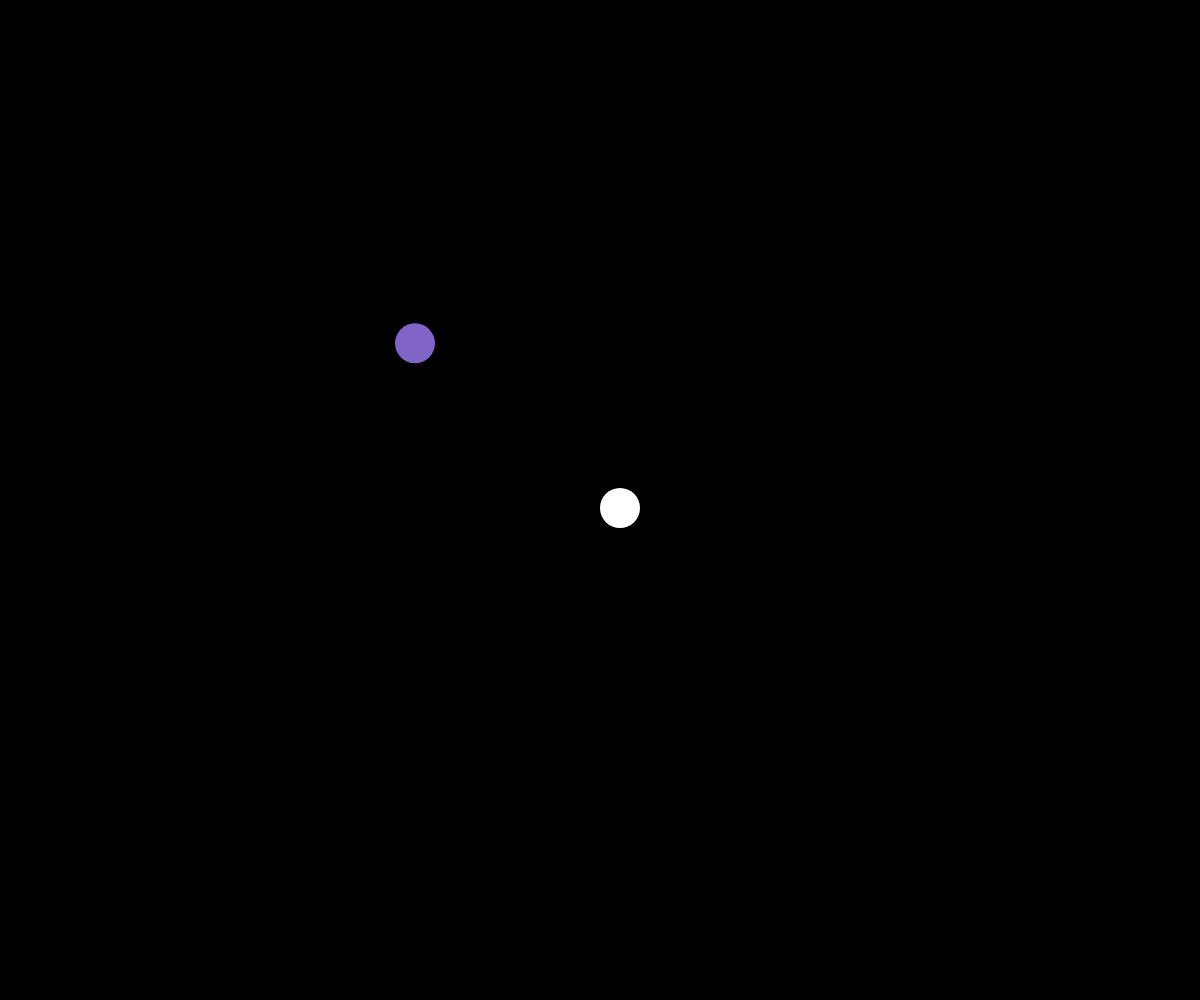
Frame 1 (no input)
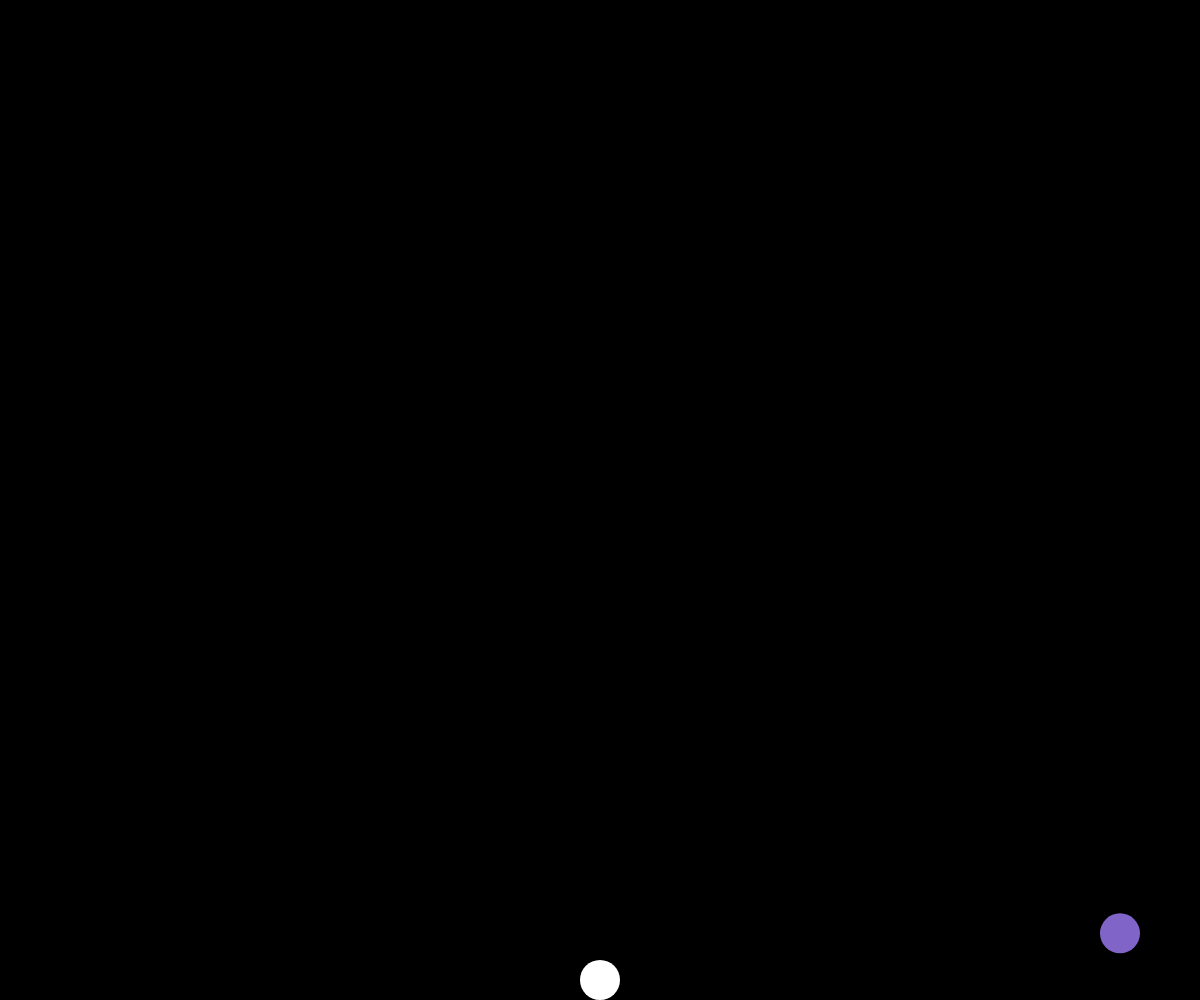
Frame 60 (no input)
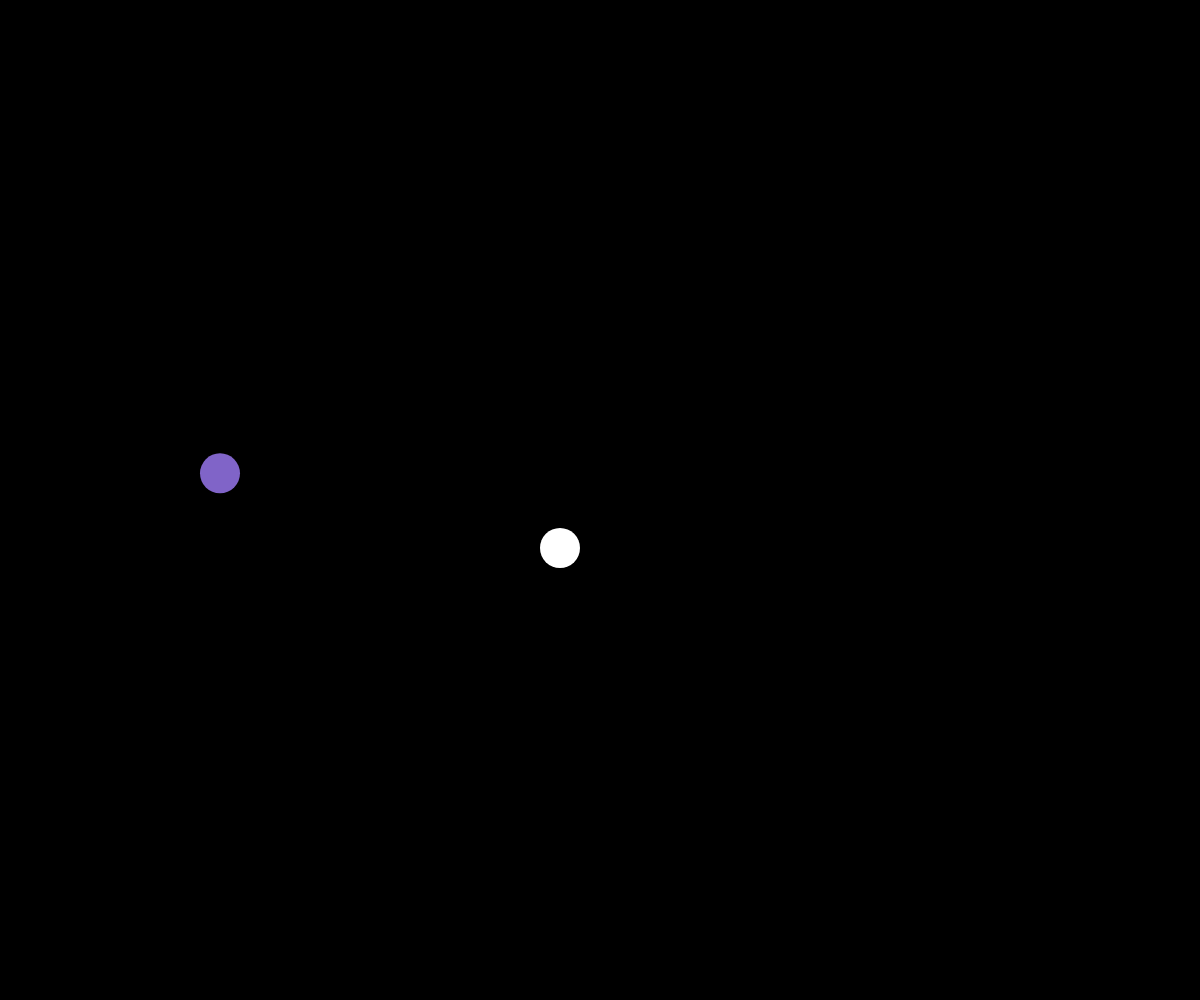
Frame 120 (the mouse pressed at the canvas centre since frame 60)

The p5.js sketch that drew these frames (run headless with seeded random() and noise() and a simulated clock; from frame 60 on, the mouse is pressed at the canvas centre):

// p5.js sketch
// ── sketch.js
let posizioneX1, posizioneY1,  velX1, velY1
let posizioneX2, posizioneY2,  velX2, velY2

function setup() {
	createCanvas(windowWidth, windowHeight)

	posizioneX1 = width/2
	posizioneY1 = height/2
	velX1 = 20
	velY1 = 8

	posizioneX2 = width/3
	posizioneY2 = height/3
	velX2 = 15
	velY2 = 10
}

function windowResized() {
	resizeCanvas(windowWidth, windowHeight)
}
function draw() {
	
	posizioneX1 = posizioneX1 + velX1
	posizioneY1 = posizioneY1 + velY1

	if (posizioneX1 >= width) {
		velX1 = -velX1
	}
	if (posizioneX1 < 0) {
		velX1 = -velX1
	}

	if (posizioneY1 >= height) {
		velY1 = -velY1
	}
	
	if (posizioneY1 < 0) {
		velY1 = -velY1
	}


	posizioneX2 = posizioneX2 + velX2
	posizioneY2 = posizioneY2 + velY2

	if (posizioneX2 >= width) {
		velX2 = -velX2
	}
	if (posizioneX2 < 0) {
		velX2 = -velX2
	}

	if (posizioneY2 >= height) {
		velY2 = -velY2
	}
	
	if (posizioneY2 < 0) {
		velY2 = -velY2
	}

	background(0, 0, 0)
	noStroke()
	fill(255)
	circle(posizioneX1, posizioneY1, 40)
	fill(128, 100, 200)
	circle(posizioneX2, posizioneY2, 40)





}
